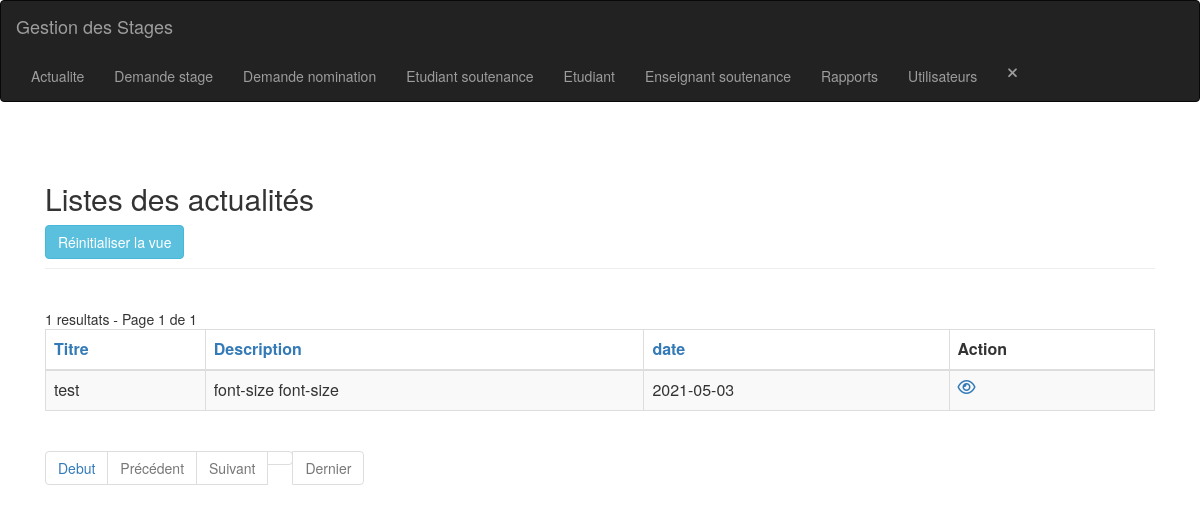
The app's page /actualite-index.php (signed in) with its own data.
### tables this page shows
CREATE TABLE IF NOT EXISTS `actualite` (
  `id` int(11) NOT NULL AUTO_INCREMENT,
  `titre` varchar(250) NOT NULL,
  `description` text NOT NULL,
  `date` date NOT NULL,
  PRIMARY KEY (`id`)
);

### config.php (called while the page is built, shortened)
<?php
$no_of_records_per_page = 8;
?>

### actualite-index.php (the view, shortened to what this page needs)
<?php include_once('header.php');
include_once('navbar.php');
?>
<section class="pt-5">
    <div class="container-fluid">
        <div class="row">
            <div class="col-md-12">
                <div class="page-header clearfix">
                    <h2 class="float-left">Listes des actualités</h2>
                    <a href="actualite-index.php" class="btn btn-info float-right mr-2">Réinitialiser la vue</a>
                </div>
                <br>
                <?php
                require_once "config.php";
                $domain     = $_SERVER['HTTP_HOST'];
                $script   = $_SERVER['SCRIPT_NAME'];
                $parameters   = $_SERVER['QUERY_STRING'];
                $protocol = strpos(strtolower($_SERVER['SERVER_PROTOCOL']), 'https')
                    === FALSE ? 'http' : 'https';
                $currenturl = $protocol . '://' . $domain . $script . '?' . $parameters;
                if (isset($_GET['pageno'])) {
                    $pageno = $_GET['pageno'];
                } else {
                    $pageno = 1;
                }
                $offset = ($pageno - 1) * $no_of_records_per_page;
                $total_pages_sql = "SELECT COUNT(*) FROM actualite";
                $result = mysqli_query($link, $total_pages_sql);
                $total_rows = mysqli_fetch_array($result)[0];
                $total_pages = ceil($total_rows / $no_of_records_per_page);
                $order = 'id';
                $sort = 'desc';
                $sql = "SELECT * FROM actualite ORDER BY $order $sort LIMIT $offset, $no_of_records_per_page";
                $count_pages = "SELECT * FROM actualite";
                if (!empty($_GET['search'])) {
                    $search = ($_GET['search']);
                    $sql = "SELECT * FROM actualite
                            WHERE CONCAT (titre,description,date)
                            LIKE '%$search%'
                            ORDER BY $order $sort
                            LIMIT $offset, $no_of_records_per_page";
                    $count_pages = "SELECT * FROM actualite
                            WHERE CONCAT (titre,description,date)
                            LIKE '%$search%'
                            ORDER BY $order $sort";
                } else {
                    $search = "";
                }
                if ($result = mysqli_query($link, $sql)) {
                    if (mysqli_num_rows($result) > 0) {
                        if ($result_count = mysqli_query($link, $count_pages)) {
                            $total_pages = ceil(mysqli_num_rows($result_count) / $no_of_records_per_page);
                        }
                        $number_of_results = mysqli_num_rows($result_count);
                        echo " " . $number_of_results . " resultats - Page " . $pageno . " de " . $total_pages;
                        echo "<table class='table table-bordered table-striped'>";
                        echo "<thead>";
                        echo "<tr>";
                        echo "<th><a href=?search=$search&sort=&order=titre&sort=$sort>Titre</th>";
                        echo "<th><a href=?search=$search&sort=&order=description&sort=$sort>Description</th>";
                        echo "<th><a href=?search=$search&sort=&order=date&sort=$sort>date</th>";
                        echo "<th>Action</th>";
                        echo "</tr>";
                        echo "</thead>";
                        echo "<tbody>";
                        while ($row = mysqli_fetch_array($result)) {
                            echo "<tr>";
                            echo "<td>" . $row['titre'] . "</td>";
                            echo "<td>" . $row['description'] . "</td>";
                            echo "<td>" . $row['date'] . "</td>";
                            echo "<td>";
                            echo "<a href='actualite-read.php?id=" . $row['id'] . "' title='Afficher enregistrement' data-toggle='tooltip'><i class='far fa-eye'></i></a>";
                            echo "</td>";
                            echo "</tr>";
                        }
                        echo "</tbody>";
                        echo "</table>";
                ?>
                        <ul class="pagination" align-right>
                            <?php
                            $new_url = preg_replace('/&?pageno=[^&]*/', '', $currenturl);
                            ?>
                            <li class="page-item"><a class="page-link" href="<?php echo $new_url . '&pageno=1' ?>">Debut</a></li>
                            <li class="page-item <?php if ($pageno <= 1) {
                                                        echo 'disabled';
                                                    } ?>">
                                <a class="page-link" href="<?php if ($pageno <= 1) {
                                                                echo '#';
                                                            } else {
                                                                echo $new_url . "&pageno=" . ($pageno - 1);
                                                            } ?>">Précédent</a>
                            </li>
                            <li class="page-item <?php if ($pageno >= $total_pages) {
                                                        echo 'disabled';
                                                    } ?>">
                                <a class="page-link" href="<?php if ($pageno >= $total_pages) {
                                                                echo '#';
                                                            } else {
                                                                echo $new_url . "&pageno=" . ($pageno + 1);
                                                            } ?>">Suivant</a>
                            </li>
                            <li class="page-item <?php if ($pageno >= $total_pages) {
                                                        echo 'disabled';
                                                    } ?>">
                                <a class="page-item"><a class="page-link" href="<?php echo $new_url . '&pageno=' . $total_pages; ?>">Dernier</a>
                            </li>
                        </ul>
                <?php
                    } else {
                        echo "<p class='lead'><em>Aucun enregistrement n'a été trouvé.</em></p>";
                    }
                } else {
                    echo "ERROR: Could not able to execute $sql. " . mysqli_error($link);
                }
                ?>
            </div>
        </div>
    </div>
</section>
</body>
</html>

### records on screen
actualite: titre "test", description "font-size font-size", date "2021-05-03"

### other values on screen
$number_of_results "1"
$pageno "1"
$total_pages "1"
